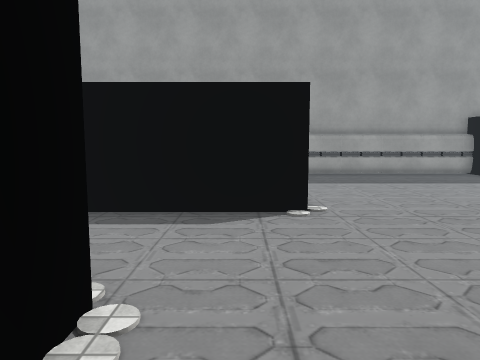
[1] (above)

13 first-person views from a walk through a scene from a Unity 3-D project. The camera is 1.5 m above the floor, tilts 6° down and sees 70° across. The floor is counted in squares, 1 m on a side. Each view is taken from the middle of a square. On the plan, view 1 faces up. The plan holds only what a view shows up to about 16 squares ahead; the rest is blank. The place goes on beyond the plan. The player is left out. Door leaves are left out, so doorways stand open. Some surface patterns are stand-ins.

[2]
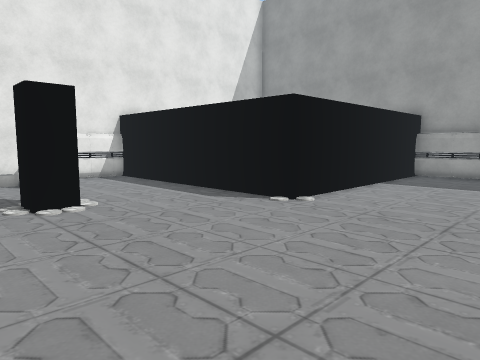

[3]
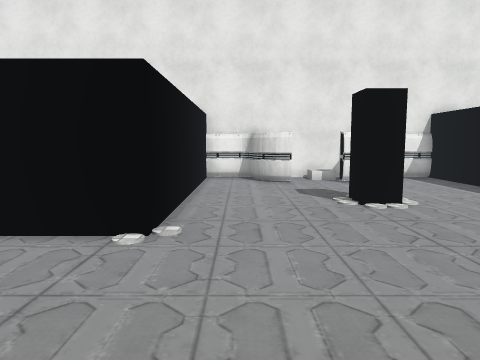

[4]
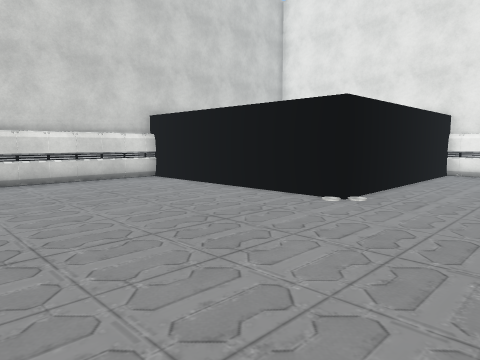

[5]
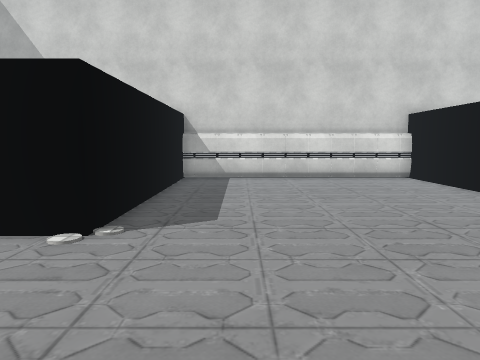

[6]
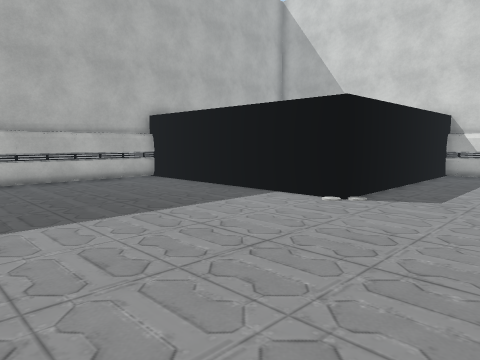

[7]
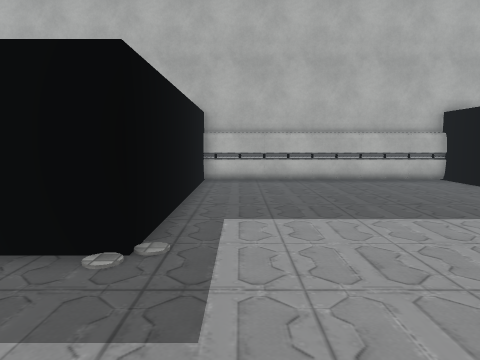

[8]
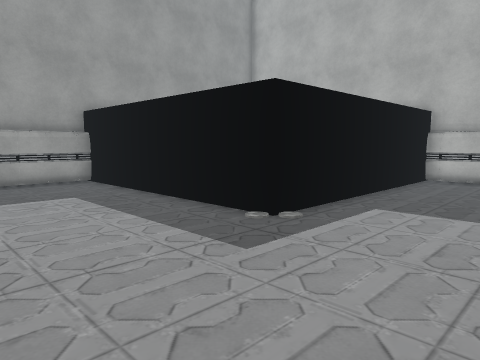

[9]
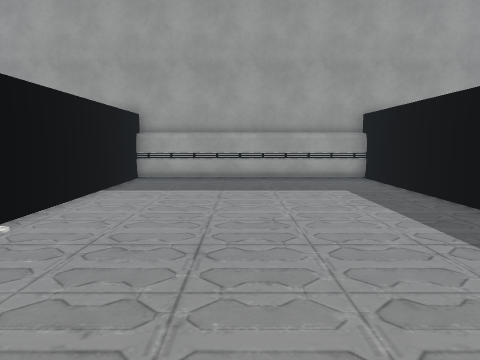

[10]
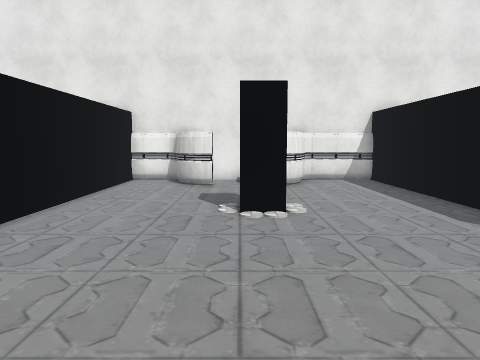

[11]
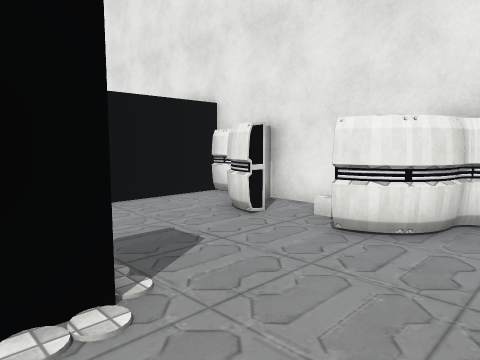

[12]
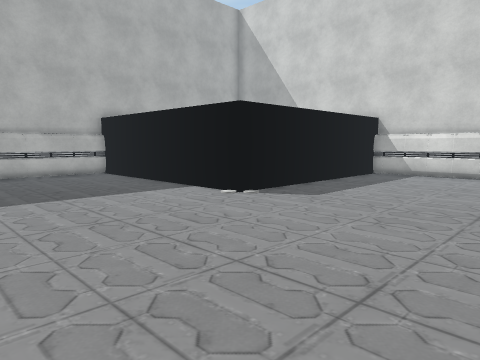

[13]
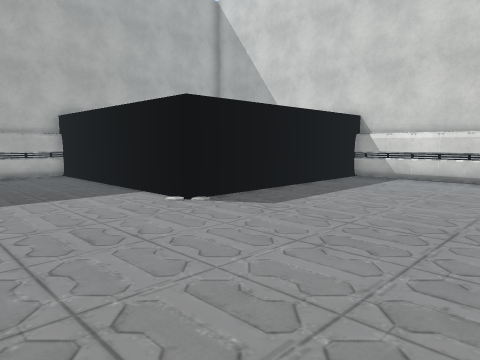

### Floor plan
Ten units are one square. View 1 is at (0, 0); x grows to the right and y downward. Boxes are objects, and circles mark ways between rooms. Rooms are numbered by the first view taken in them; rooms with no view inside come last. Other rooms are left out.
<svg viewBox="-89 -174 305 299">
<path fill="none" stroke="#000" d="M-72 4 -82 8M-73 5 -82 7 -82 25 15 25 15 120 115 120 115 25 211 25 211 -75 115 -75 115 -169 15 -169 15 -75 -82 -75 -82 -47 -73 -45M-79 -46 -74 -45M-80 -47 -71 -44M-84 -35 -84 2"/>
<rect x="-25" y="-35" width="20" height="20" fill="#bbb"><title>other object</title></rect>
<circle cx="-65" cy="-20" r="3" fill="#2a7"/>
<text x="70" y="-30">1</text>
<text x="-80" y="-20">2</text>
</svg>
Room 1 opens to room 2.

Where each view was taken, in squares from view 1:
view 1: 0 up, 0 right, facing up
view 2: 0 up, 7 right, facing up-left
view 3: 1 down, 7 right, facing left
view 4: 2 up, 10 right, facing down-left
view 5: 3 up, 9 right, facing down
view 6: 6 up, 7 right, facing down-right
view 7: 6 up, 7 right, facing right
view 8: 3 up, 6 right, facing up-right
view 9: 2 up, 6 right, facing up
view 10: 2 up, 6 right, facing left
view 11: 6 up, 1 left, facing down-left
view 12: 5 up, 4 right, facing down-right
view 13: 3 up, 4 right, facing down-right
